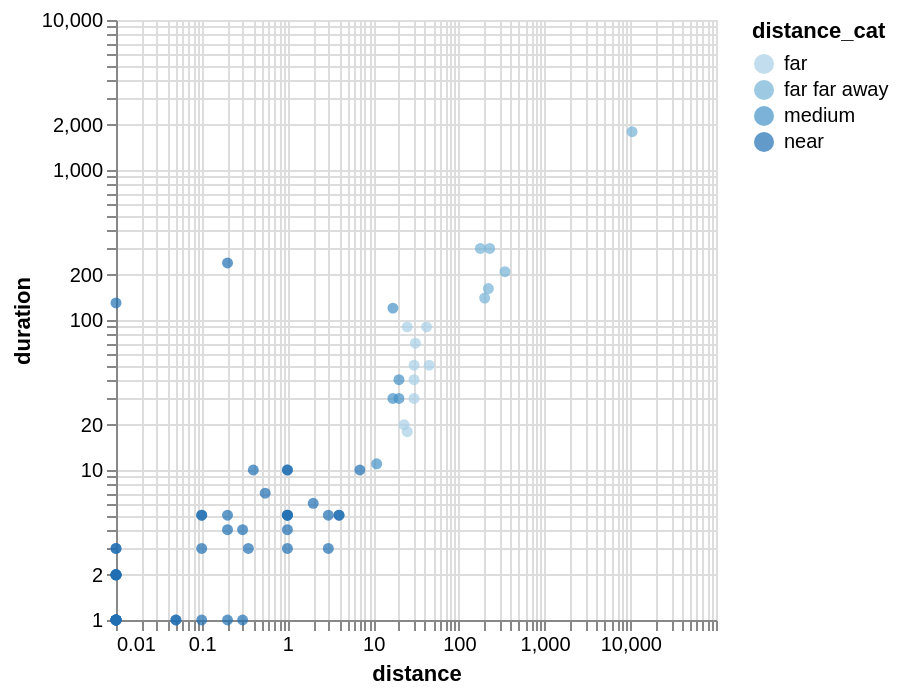

Notebook source saved alongside this figure:
### Markdown cell above
🚀 Exercise: Instead of using a nominal color channel use an ordered color scheme and visualize the ordered distance categories in a scatterplot in altair:

### Code cell
chart = alt.Chart(df).mark_circle().encode(
    x=alt.X("distance", scale=alt.Scale(type="log")),
    y=alt.Y("duration", scale=alt.Scale(type="log")),
    color="distance_cat:O"
)
chart

### Figure 1 — Vega-Lite specification as saved in the notebook (floating-point values rounded to 4 significant figures)
{"config": {"view": {"continuousWidth": 300, "continuousHeight": 300}}, "data": {"name": "data-e4e822c26bd9f6ea724bd1555578a37a"}, "mark": {"type": "circle"}, "encoding": {"color": {"field": "distance_cat", "type": "ordinal"}, "x": {"field": "distance", "scale": {"type": "log"}, "type": "quantitative"}, "y": {"field": "duration", "scale": {"type": "log"}, "type": "quantitative"}}, "$schema": "https://vega.github.io/schema/vega-lite/v6.4.1.json", "datasets": {"data-e4e822c26bd9f6ea724bd1555578a37a": [{"age": 20, "distance": 11.0, "transportation": "Car", "duration": 11.0, "creative skills": "4", "languages": "German; English; Romanian; Italian", "hobbies": "Drawing", "distance_cat": "medium", "Creativity": "good", "speed": 60.0}, {"age": 21, "distance": 200.0, "transportation": "Car", "duration": 140.0, "creative skills": "3", "languages": "German; English; Polish", "hobbies": "work out", "distance_cat": "far far away", "Creativity": "medium", "speed": 85.71}, {"age": 23, "distance": 30.0, "transportation": "Mix", "duration": 40.0, "creative skills": "4", "languages": "German; English; vietnamese", "hobbies": "crochet; gaming; sewing; reading; doom scrolling", "distance_cat": "far", "Creativity": "good", "speed": 45.0}, {"age": 19, "distance": 178.0, "transportation": "Train", "duration": 300.0, "creative skills": "4", "languages": "Deutsch; Englisch; Spanisch", "hobbies": "Geschichte lernen", "distance_cat": "far far away", "Creativity": "good", "speed": 35.6}, {"age": 19, "distance": 0.01, "transportation": "Mix", "duration": 130.0, "creative skills": "4", "languages": "German; Italian; English", "hobbies": "listening to music", "distance_cat": "near", "Creativity": "good", "speed": 0.004615}, {"age": 20, "distance": 0.3, "transportation": "Walk", "duration": 1.0, "creative skills": "4", "languages": "German;English", "hobbies": "video games", "distance_cat": "near", "Creativity": "good", "speed": 18.0}, {"age": 18, "distance": 30.0, "transportation": "Car", "duration": 30.0, "creative skills": "4", "languages": "Deutsch; Englisch", "hobbies": "Lesen", "distance_cat": "far", "Creativity": "good", "speed": 60.0}, {"age": 19, "distance": 10500.0, "transportation": "Mix", "duration": 1800.0, "creative skills": "2", "languages": "Spanish; German; English", "hobbies": "sleeping; watching series", "distance_cat": "far far away", "Creativity": "some", "speed": 350.0}, {"age": 20, "distance": 0.55, "transportation": "Mix", "duration": 7.0, "creative skills": "4", "languages": "German; English; Programming Languages", "hobbies": "Dancing", "distance_cat": "near", "Creativity": "good", "speed": 4.714}, {"age": 20, "distance": 345.0, "transportation": "Car", "duration": 210.0, "creative skills": "2", "languages": "German; English", "hobbies": "Dancing", "distance_cat": "far far away", "Creativity": "some", "speed": 98.57}, {"age": 33, "distance": 221.0, "transportation": "Car", "duration": 162.0, "creative skills": "4", "languages": "German; English; Japanese", "hobbies": "Beeing Creative!", "distance_cat": "far far away", "Creativity": "good", "speed": 81.85}, {"age": 21, "distance": 0.01, "transportation": "Walk", "duration": 1.0, "creative skills": "4", "languages": "English; German; Romanian; Klingon", "hobbies": "Spaceships", "distance_cat": "near", "Creativity": "good", "speed": 0.6}, {"age": 20, "distance": 1.0, "transportation": "Walk", "duration": 10.0, "creative skills": "4", "languages": "German;English", "hobbies": "cooking", "distance_cat": "near", "Creativity": "good", "speed": 6.0}, {"age": 21, "distance": 1.0, "transportation": "Walk", "duration": 5.0, "creative skills": "4", "languages": "latin; English; German", "hobbies": "uni work", "distance_cat": "near", "Creativity": "good", "speed": 12.0}, {"age": 23, "distance": 0.01, "transportation": "Walk", "duration": 2.0, "creative skills": "4", "languages": "English, Polish, Spanish", "hobbies": "swimming ", "distance_cat": "near", "Creativity": "good", "speed": 0.3}, {"age": 22, "distance": 0.2, "transportation": "Walk", "duration": 5.0, "creative skills": "2", "languages": "Arabic, English", "hobbies": "Playing volleyball ", "distance_cat": "near", "Creativity": "some", "speed": 2.4}, {"age": 20, "distance": 1.0, "transportation": "Walk", "duration": 3.0, "creative skills": "1", "languages": "German, English", "hobbies": "Reading ", "distance_cat": "near", "Creativity": "not really", "speed": 20.0}, {"age": 19, "distance": 0.01, "transportation": "Walk", "duration": 2.0, "creative skills": "3", "languages": "Russian, Uzbek, German, Turkish, English", "hobbies": "Sleeping", "distance_cat": "near", "Creativity": "medium", "speed": 0.3}, {"age": 21, "distance": 0.01, "transportation": "Walk", "duration": 1.0, "creative skills": "5", "languages": "English, Farzi, Russian", "hobbies": "Swimming ", "distance_cat": "near", "Creativity": "very good", "speed": 0.6}, {"age": 20, "distance": 25.0, "transportation": "Car", "duration": 18.0, "creative skills": "3", "languages": "English, German, Hungarian", "hobbies": "Video games", "distance_cat": "far", "Creativity": "medium", "speed": 83.33}, {"age": 19, "distance": 0.01, "transportation": "Walk", "duration": 3.0, "creative skills": "3", "languages": "English, Romanian, Russian", "hobbies": "Driving car", "distance_cat": "near", "Creativity": "medium", "speed": 0.2}, {"age": 17, "distance": 0.01, "transportation": "Walk", "duration": 2.0, "creative skills": "5", "languages": "English, Russian, Latvian b2, German a2-b1", "hobbies": "Drawing, cosplay, crocheting, coming up with stories, walking, listening to my favourite podcast", "distance_cat": "near", "Creativity": "very good", "speed": 0.3}, {"age": 20, "distance": 1.0, "transportation": "Walk", "duration": 4.0, "creative skills": "4", "languages": "German, English", "hobbies": "Gym, Volleyball, Gaming", "distance_cat": "near", "Creativity": "good", "speed": 15.0}, {"age": 21, "distance": 0.35, "transportation": "Walk", "duration": 3.0, "creative skills": "2", "languages": "German, English", "hobbies": "reading", "distance_cat": "near", "Creativity": "some", "speed": 7.0}, {"age": 20, "distance": 0.2, "transportation": "Bus", "duration": 240.0, "creative skills": "1", "languages": "German, English", "hobbies": "horse riding, riding motorbike, gaming, sleeping", "distance_cat": "near", "Creativity": "not really", "speed": 0.05}, {"age": 20, "distance": 0.01, "transportation": "Walk", "duration": 1.0, "creative skills": "3", "languages": "Albanian , English, German", "hobbies": "Basketball ", "distance_cat": "near", "Creativity": "medium", "speed": 0.6}, {"age": 19, "distance": 1.0, "transportation": "Walk", "duration": 5.0, "creative skills": "3", "languages": "German, English", "hobbies": "Reading", "distance_cat": "near", "Creativity": "medium", "speed": 12.0}, {"age": 19, "distance": 0.1, "transportation": "Walk", "duration": 1.0, "creative skills": "4", "languages": "Russian, Finnish, English, German", "hobbies": "Ice skating ", "distance_cat": "near", "Creativity": "good", "speed": 6.0}, {"age": 21, "distance": 42.0, "transportation": "Mix", "duration": 90.0, "creative skills": "5", "languages": "German, English, turkish, Spanish", "hobbies": "Playing Video Games", "distance_cat": "far", "Creativity": "very good", "speed": 28.0}, {"age": 22, "distance": 0.01, "transportation": "Walk", "duration": 1.0, "creative skills": "2", "languages": "German, English", "hobbies": "Cooking ", "distance_cat": "near", "Creativity": "some", "speed": 0.6}, {"age": 20, "distance": 1.0, "transportation": "Walk", "duration": 10.0, "creative skills": "1", "languages": "German, English", "hobbies": "Programming, Gaming, Running", "distance_cat": "near", "Creativity": "not really", "speed": 6.0}, {"age": 23, "distance": 20.0, "transportation": "Bus", "duration": 30.0, "creative skills": "5", "languages": "German, English, Spanish", "hobbies": "Skiing ⛷️ ", "distance_cat": "medium", "Creativity": "very good", "speed": 40.0}, {"age": 19, "distance": 0.01, "transportation": "Walk", "duration": 2.0, "creative skills": "5", "languages": "German, English, Spanish, Italian", "hobbies": "Reading", "distance_cat": "near", "Creativity": "very good", "speed": 0.3}, {"age": 18, "distance": 23.0, "transportation": "Car", "duration": 20.0, "creative skills": "2", "languages": "English, Latin, German", "hobbies": "Gaming", "distance_cat": "far", "Creativity": "some", "speed": 69.0}, {"age": 20, "distance": 0.3, "transportation": "Car", "duration": 4.0, "creative skills": "5", "languages": "German, English", "hobbies": "gaming, anime", "distance_cat": "near", "Creativity": "very good", "speed": 4.5}, {"age": 19, "distance": 229.0, "transportation": "Train", "duration": 300.0, "creative skills": "3", "languages": "German, English, French, Tagalog, Russian", "hobbies": "Chess", "distance_cat": "far far away", "Creativity": "medium", "speed": 45.8}, {"age": 33, "distance": 17.0, "transportation": "Bus", "duration": 120.0, "creative skills": "3", "languages": "Urdu, Punjabi, Hindi, Arabic, English, Kashmiri", "hobbies": "Listen Music ", "distance_cat": "medium", "Creativity": "medium", "speed": 8.5}, {"age": 28, "distance": 17.0, "transportation": "Mix", "duration": 30.0, "creative skills": "3", "languages": "English, Hausa, pidgin English,", "hobbies": "football, watching football, movies and playing football", "distance_cat": "medium", "Creativity": "medium", "speed": 34.0}, {"age": 21, "distance": 25.0, "transportation": "Mix", "duration": 90.0, "creative skills": "3", "languages": "Kurdish, Persian, English", "hobbies": "Reading", "distance_cat": "far", "Creativity": "medium", "speed": 16.67}, {"age": 18, "distance": 20.0, "transportation": "Mix", "duration": 40.0, "creative skills": "4", "languages": "German, English, Sinhala", "hobbies": "Photography", "distance_cat": "medium", "Creativity": "good", "speed": 30.0}, {"age": 19, "distance": 0.01, "transportation": "Walk", "duration": 2.0, "creative skills": "4", "languages": "Hungarian, English, German", "hobbies": "cycling", "distance_cat": "near", "Creativity": "good", "speed": 0.3}, {"age": 24, "distance": 2.0, "transportation": "Bus", "duration": 6.0, "creative skills": "4", "languages": "English, Hindi, German", "hobbies": "Video Games", "distance_cat": "near", "Creativity": "good", "speed": 20.0}, {"age": 19, "distance": 0.01, "transportation": "Walk", "duration": 2.0, "creative skills": "3", "languages": "English, German", "hobbies": "Volleyball", "distance_cat": "near", "Creativity": "medium", "speed": 0.3}, {"age": 19, "distance": 0.01, "transportation": "On Walk", "duration": 1.0, "creative skills": "3", "languages": "English, Lithuanian, Russian, German", "hobbies": "Reading", "distance_cat": "near", "Creativity": "medium", "speed": 0.6}, {"age": 23, "distance": 31.1, "transportation": "Mix", "duration": 70.0, "creative skills": "3", "languages": "English, German, Yoruba, French", "hobbies": "Baking", "distance_cat": "far", "Creativity": "medium", "speed": 26.66}, {"age": 20, "distance": 0.01, "transportation": "Walk", "duration": 1.0, "creative skills": "2", "languages": "German, English, bit of Spanish", "hobbies": "Skiing", "distance_cat": "near", "Creativity": "some", "speed": 0.6}, {"age": 18, "distance": 0.2, "transportation": "Walk", "duration": 1.0, "creative skills": "2", "languages": "German, English, Spanish, Catalan", "hobbies": "Traveling", "distance_cat": "near", "Creativity": "some", "speed": 12.0}, {"age": 20, "distance": 3.0, "transportation": "Car", "duration": 3.0, "creative skills": "3", "languages": "German, English", "hobbies": "Darts", "distance_cat": "near", "Creativity": "medium", "speed": 60.0}, {"age": 20, "distance": 4.0, "transportation": "Car", "duration": 5.0, "creative skills": "3", "languages": "German, English", "hobbies": "reading", "distance_cat": "near", "Creativity": "medium", "speed": 48.0}, {"age": 21, "distance": 4.0, "transportation": "Car", "duration": 5.0, "creative skills": "2", "languages": "German, English", "hobbies": "gym", "distance_cat": "near", "Creativity": "some", "speed": 48.0}, {"age": 19, "distance": 0.01, "transportation": "Walk", "duration": 1.0, "creative skills": "5", "languages": "English, Hindi, Urdu, Bengali", "hobbies": "Vibecoding stuff", "distance_cat": "near", "Creativity": "very good", "speed": 0.6}, {"age": 18, "distance": 1.0, "transportation": "Walk", "duration": 5.0, "creative skills": "3", "languages": "English, georgian", "hobbies": "reading", "distance_cat": "near", "Creativity": "medium", "speed": 12.0}, {"age": 20, "distance": 0.2, "transportation": "Walk", "duration": 4.0, "creative skills": "3", "languages": "English", "hobbies": "Table Tennis", "distance_cat": "near", "Creativity": "medium", "speed": 3.0}, {"age": 21, "distance": 0.1, "transportation": "Walk", "duration": 3.0, "creative skills": "4", "languages": "English, Turkish", "hobbies": "Photography", "distance_cat": "near", "Creativity": "good", "speed": 2.0}, {"age": 22, "distance": 45.0, "transportation": "Car", "duration": 50.0, "creative skills": "4", "languages": "English,German,Arabic", "hobbies": "Swimming,Biking,Bouldering,Dancing", "distance_cat": "far", "Creativity": "good", "speed": 54.0}, {"age": 20, "distance": 7.0, "transportation": "Car", "duration": 10.0, "creative skills": "3", "languages": "German, English", "hobbies": "Art", "distance_cat": "near", "Creativity": "medium", "speed": 42.0}, {"age": 19, "distance": 0.05, "transportation": "On Walk", "duration": 1.0, "creative skills": "5", "languages": "Serbian, English, Croatian, Bosnian, Montenegro, Macedonian", "hobbies": "Gaming", "distance_cat": "near", "Creativity": "very good", "speed": 3.0}, {"age": 21, "distance": 0.1, "transportation": "Walk", "duration": 5.0, "creative skills": "3", "languages": "English, Bulgarian, German", "hobbies": "Movies", "distance_cat": "near", "Creativity": "medium", "speed": 1.2}, {"age": 18, "distance": 0.01, "transportation": "Walk", "duration": 1.0, "creative skills": "5", "languages": "Englishfluent, Hindimother tongue, Germanlearning B1 level", "hobbies": "Football, Reading", "distance_cat": "near", "Creativity": "very good", "speed": 0.6}, {"age": 24, "distance": 0.01, "transportation": "Walk", "duration": 1.0, "creative skills": "4", "languages": "Russian,English,Turkish,Azerbaijani,German", "hobbies": "Reading Manga", "distance_cat": "near", "Creativity": "good", "speed": 0.6}, {"age": 20, "distance": 0.4, "transportation": "Walk", "duration": 10.0, "creative skills": "3", "languages": "German, English", "hobbies": "volleyball", "distance_cat": "near", "Creativity": "medium", "speed": 2.4}, {"age": 20, "distance": 30.0, "transportation": "Bus", "duration": 50.0, "creative skills": "4", "languages": "Englisch,  Spanish", "hobbies": "Videogames", "distance_cat": "far", "Creativity": "good", "speed": 36.0}, {"age": 20, "distance": 0.1, "transportation": "Walk", "duration": 5.0, "creative skills": "4", "languages": "Albanian, English", "hobbies": "playing the violin", "distance_cat": "near", "Creativity": "good", "speed": 1.2}, {"age": 19, "distance": 0.01, "transportation": "Walk", "duration": 3.0, "creative skills": "4", "languages": "Serbian, English, a little German", "hobbies": "painting", "distance_cat": "near", "Creativity": "good", "speed": 0.2}, {"age": 21, "distance": 3.0, "transportation": "Car", "duration": 5.0, "creative skills": "3", "languages": "German,English", "hobbies": "working out", "distance_cat": "near", "Creativity": "medium", "speed": 36.0}, {"age": 19, "distance": 0.05, "transportation": "Walk", "duration": 1.0, "creative skills": "4", "languages": "Serbian, Croatian, Bosnian, Montenegrin, English and a little bit of German", "hobbies": "football", "distance_cat": "near", "Creativity": "good", "speed": 3.0}]}}
